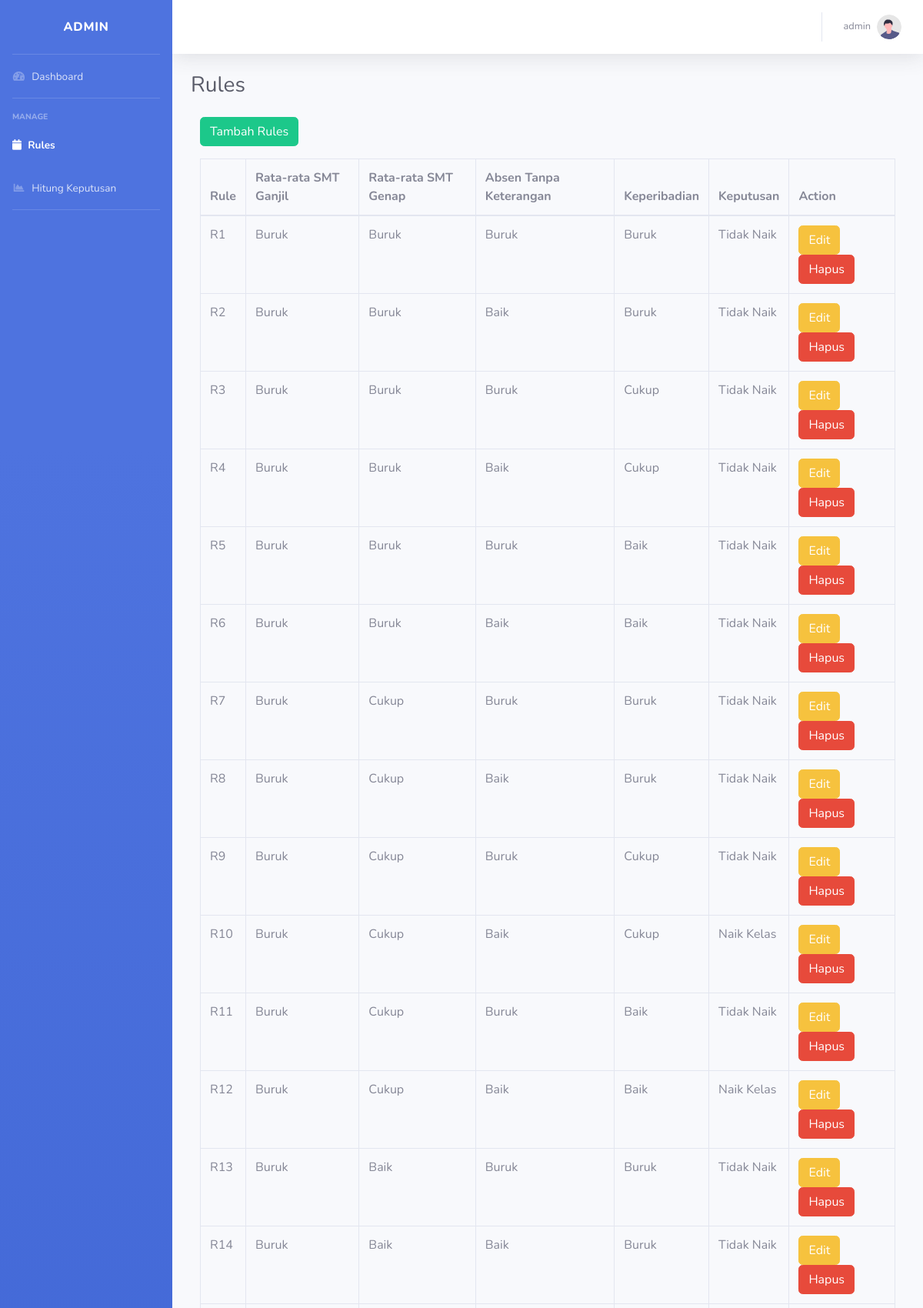
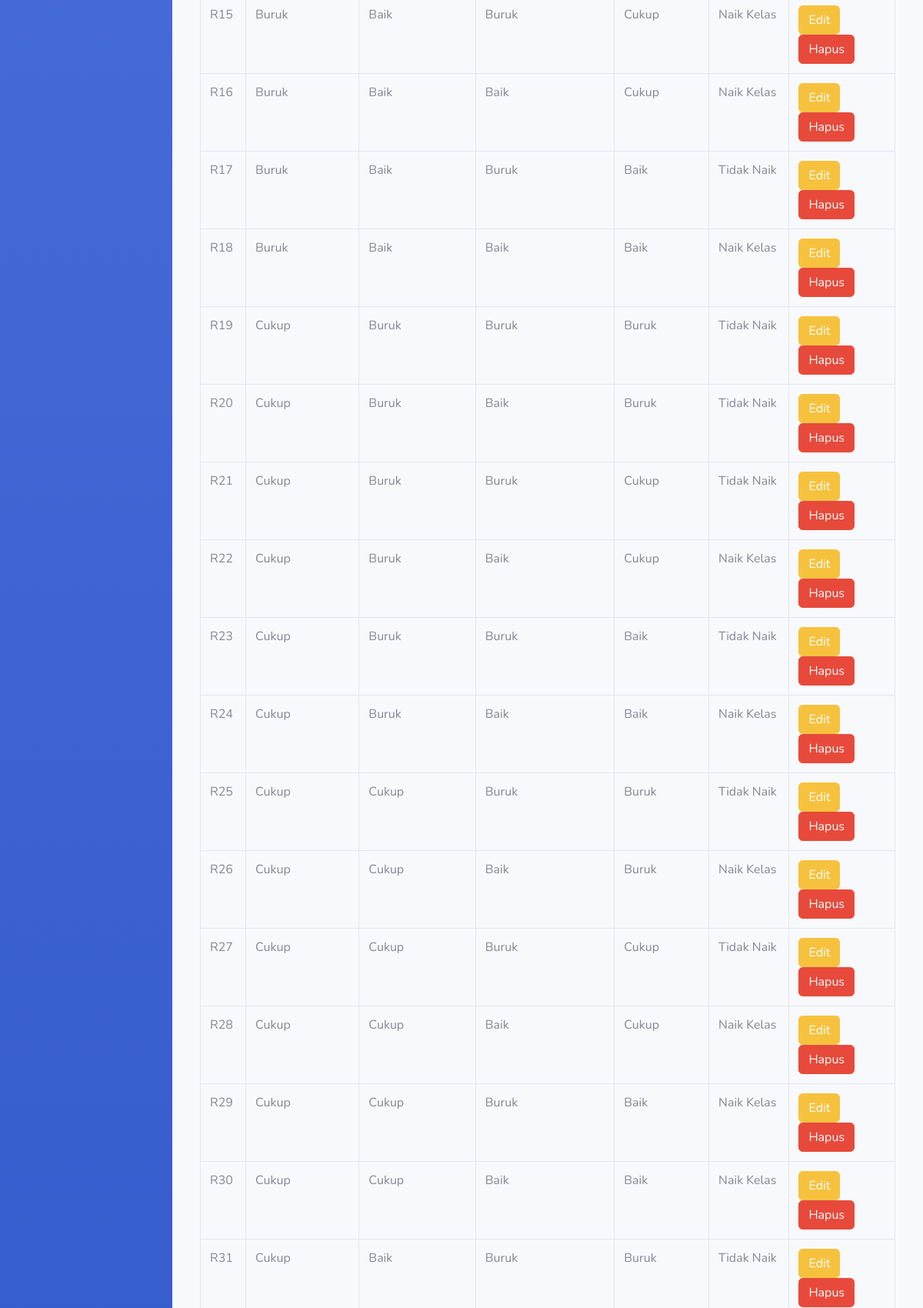
The page /dashboard/rules.php (signed in, upper part) on the database its author committed (2 pictures, top to bottom).
### tables this page shows
CREATE TABLE `rules` (
  `id_rules` int(11) NOT NULL,
  `rules` varchar(20) NOT NULL,
  `smtga` varchar(20) NOT NULL,
  `smtge` varchar(20) NOT NULL,
  `absen` varchar(20) NOT NULL,
  `perilaku` varchar(20) NOT NULL,
  `keputusan` varchar(20) NOT NULL
);

### dashboard/rules.php (the view, shortened to what this page needs)
<?php
    include("../koneksi.php");
    $id = $_SESSION["id"];
    $nama = mysqli_query($db, "SELECT * FROM admin WHERE id_admin = '$id'");
    $res = mysqli_fetch_array($nama);
    $dataTR = mysqli_query($db,"SELECT * FROM rules");
?>
<!DOCTYPE html>
<html lang="en">
<head>
    <link href="assets/vendor/fontawesome-free/css/all.min.css" rel="stylesheet" type="text/css">
    <link href="assets/css/sb-admin-2.min.css" rel="stylesheet">
</head>
<body id="page-top">
    <div id="wrapper">
        <ul class="navbar-nav bg-gradient-primary sidebar sidebar-dark accordion" id="accordionSidebar">
            <a class="sidebar-brand d-flex align-items-center justify-content-center" href="index.php">
                <div class="sidebar-brand-text mx-3">ADMIN</div>
            </a>
            <hr class="sidebar-divider my-0">
            <li class="nav-item">
                <a class="nav-link" href="index.php">
                    <i class="fas fa-fw fa-tachometer-alt"></i>
                    <span>Dashboard</span></a>
            </li>
            <hr class="sidebar-divider">
            <div class="sidebar-heading">
                Manage
            </div>
                <li class="nav-item active">
                    <a class="nav-link" href="rules.php">
                    <i class="fas fa-calendar"></i>
                        <span>Rules</span></a>
                </li>
                <li class="nav-item">
                    <a class="nav-link" href="hitung.php">
                        <i class="fas fa-fw fa-chart-area"></i>
                        <span>Hitung Keputusan</span></a>
                </li>
            <hr class="sidebar-divider">
        </ul>
        <div id="content-wrapper" class="d-flex flex-column">
            <div id="content">
                <nav class="navbar navbar-expand navbar-light bg-white topbar mb-4 static-top shadow">
                    <ul class="navbar-nav ml-auto">
                        <li class="nav-item dropdown no-arrow">
                            <a class="nav-link dropdown-toggle" href="#" id="userDropdown" role="button"
                                data-toggle="dropdown" aria-haspopup="true" aria-expanded="false">
                                <span class="mr-2 d-none d-lg-inline text-gray-600 small"><?= $res["username"]?></span>
                                <img class="img-profile rounded-circle"
                                    src="assets/img/undraw_profile.svg">
                            </a>
                        </li>
                    </ul>
                </nav>
                <div class="container-fluid">
                    <div class="d-sm-flex align-items-center justify-content-between mb-4">
                        <h1 class="h3 mb-0 text-gray-800">Rules</h1>
                    </div>
                    <div class="row">
                        <div class="container">
                            <div class="mb-3">
                                <a href="tambahRules.php"><button type="button" class="btn btn-success">Tambah Rules</button></a>
                            </div>
                            <table class="table table-bordered" id="dataTable" width="100%" cellspacing="0">
                                <thead>
                                    <tr>
                                        <th>Rule</th>
                                        <th>Rata-rata SMT Ganjil</th>
                                        <th>Rata-rata SMT Genap</th>
                                        <th>Absen Tanpa Keterangan</th>
                                        <th>Keperibadian</th>
                                        <th>Keputusan</th>
                                        <th>Action</th>
                                    </tr>
                                </thead>
                                <tbody>
                                    <?php
                                        while($data = mysqli_fetch_array($dataTR)){ ?>
                                    <tr>
                                        <td><?= $data["rules"]?></td>
                                        <td><?= $data["smtga"]?></td>
                                        <td><?= $data["smtge"]?></td>
                                        <td><?= $data["absen"]?></td>
                                        <td><?= $data["perilaku"]?></td>
                                        <td><?= $data["keputusan"]?></td>
                                        <td><a href="editRules.php?id=<?= $data["id_rules"]?>"><button type="button" class="btn btn-warning">Edit</button></a>
                                            <button type="button" class="btn btn-danger" href="#" data-toggle="modal" data-target="#hapusModal<?= $data["id_rules"]?>">Hapus</button></td>
                                    </tr>
                                    <?php }?>
                                </tbody>
                            </table>
                        </div>
                    </div>
                </div>
            </div>
        </div>
    </div>
</body>
</html>

### rows shown on the page
rules: rules "R1", smtga "Buruk", smtge "Buruk", absen "Buruk", perilaku "Buruk", keputusan "Tidak Naik"
rules: rules "R2", smtga "Buruk", smtge "Buruk", absen "Baik", perilaku "Buruk", keputusan "Tidak Naik"
rules: rules "R3", smtga "Buruk", smtge "Buruk", absen "Buruk", perilaku "Cukup", keputusan "Tidak Naik"
rules: rules "R4", smtga "Buruk", smtge "Buruk", absen "Baik", perilaku "Cukup", keputusan "Tidak Naik"
rules: rules "R5", smtga "Buruk", smtge "Buruk", absen "Buruk", perilaku "Baik", keputusan "Tidak Naik"
rules: rules "R6", smtga "Buruk", smtge "Buruk", absen "Baik", perilaku "Baik", keputusan "Tidak Naik"
rules: rules "R7", smtga "Buruk", smtge "Cukup", absen "Buruk", perilaku "Buruk", keputusan "Tidak Naik"
rules: rules "R8", smtga "Buruk", smtge "Cukup", absen "Baik", perilaku "Buruk", keputusan "Tidak Naik"
rules: rules "R9", smtga "Buruk", smtge "Cukup", absen "Buruk", perilaku "Cukup", keputusan "Tidak Naik"
rules: rules "R10", smtga "Buruk", smtge "Cukup", absen "Baik", perilaku "Cukup", keputusan "Naik Kelas"
rules: rules "R11", smtga "Buruk", smtge "Cukup", absen "Buruk", perilaku "Baik", keputusan "Tidak Naik"
rules: rules "R12", smtga "Buruk", smtge "Cukup", absen "Baik", perilaku "Baik", keputusan "Naik Kelas"
rules: rules "R13", smtga "Buruk", smtge "Baik", absen "Buruk", perilaku "Buruk", keputusan "Tidak Naik"
rules: rules "R14", smtga "Buruk", smtge "Baik", absen "Baik", perilaku "Buruk", keputusan "Tidak Naik"
rules: rules "R15", smtga "Buruk", smtge "Baik", absen "Buruk", perilaku "Cukup", keputusan "Naik Kelas"
rules: rules "R16", smtga "Buruk", smtge "Baik", absen "Baik", perilaku "Cukup", keputusan "Naik Kelas"
rules: rules "R17", smtga "Buruk", smtge "Baik", absen "Buruk", perilaku "Baik", keputusan "Tidak Naik"
rules: rules "R18", smtga "Buruk", smtge "Baik", absen "Baik", perilaku "Baik", keputusan "Naik Kelas"
rules: rules "R19", smtga "Cukup", smtge "Buruk", absen "Buruk", perilaku "Buruk", keputusan "Tidak Naik"
rules: rules "R20", smtga "Cukup", smtge "Buruk", absen "Baik", perilaku "Buruk", keputusan "Tidak Naik"
rules: rules "R21", smtga "Cukup", smtge "Buruk", absen "Buruk", perilaku "Cukup", keputusan "Tidak Naik"
rules: rules "R22", smtga "Cukup", smtge "Buruk", absen "Baik", perilaku "Cukup", keputusan "Naik Kelas"
rules: rules "R23", smtga "Cukup", smtge "Buruk", absen "Buruk", perilaku "Baik", keputusan "Tidak Naik"
rules: rules "R24", smtga "Cukup", smtge "Buruk", absen "Baik", perilaku "Baik", keputusan "Naik Kelas"
rules: rules "R25", smtga "Cukup", smtge "Cukup", absen "Buruk", perilaku "Buruk", keputusan "Tidak Naik"
rules: rules "R26", smtga "Cukup", smtge "Cukup", absen "Baik", perilaku "Buruk", keputusan "Naik Kelas"
rules: rules "R27", smtga "Cukup", smtge "Cukup", absen "Buruk", perilaku "Cukup", keputusan "Tidak Naik"
rules: rules "R28", smtga "Cukup", smtge "Cukup", absen "Baik", perilaku "Cukup", keputusan "Naik Kelas"
rules: rules "R29", smtga "Cukup", smtge "Cukup", absen "Buruk", perilaku "Baik", keputusan "Naik Kelas"
rules: rules "R30", smtga "Cukup", smtge "Cukup", absen "Baik", perilaku "Baik", keputusan "Naik Kelas"
rules: rules "R31", smtga "Cukup", smtge "Baik", absen "Buruk", perilaku "Buruk", keputusan "Tidak Naik"

### other values the page prints
$res["username"] "admin"
